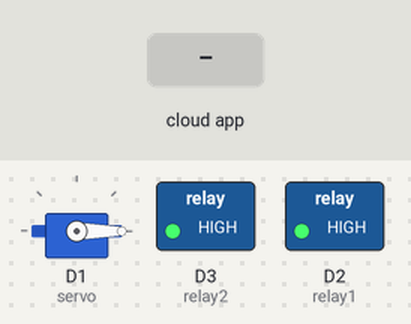
A sketch run on a simulated ESP8266 (NodeMCU). On the bench: servo, switched loads named in the sketch (green lamp = pin HIGH). The test bench sets the inputs (shaded band). WiFi joins after 1.5 s; servers stay silent unless stated; the Firebase database answers and starts empty; what the sketch prints to the serial monitor is not drawn.

Above: at 3.0 s.
3.1 s: the phone or cloud app sets lamp to 1
At 4.2 s:
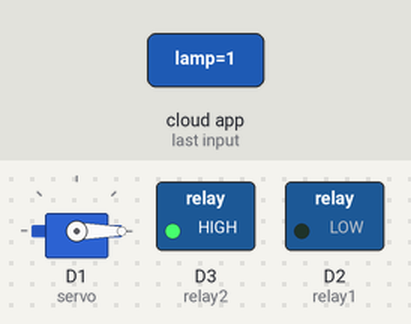
5.1 s: the phone or cloud app sets feed to 1
At 6.2 s:
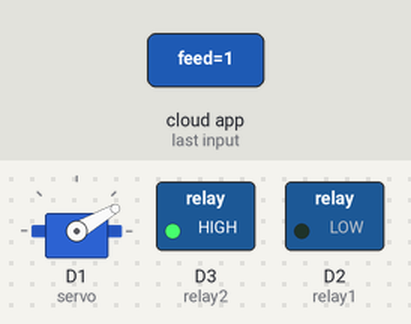
7.9 s: the phone or cloud app sets pump to 1
At 9.7 s:
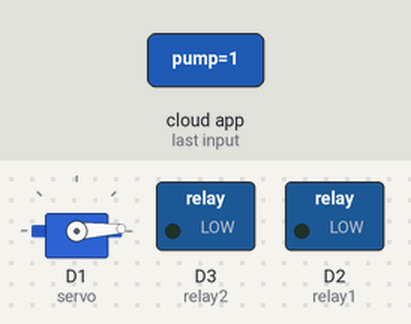
10.6 s: the phone or cloud app sets feed to 1
At 11.6 s:
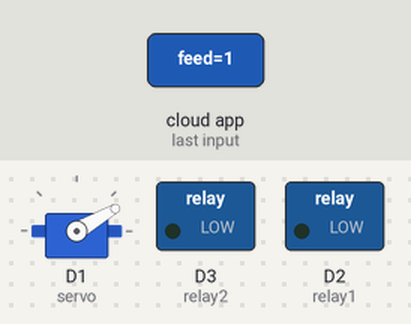
13.2 s: the phone or cloud app sets pump to 0
At 14.5 s:
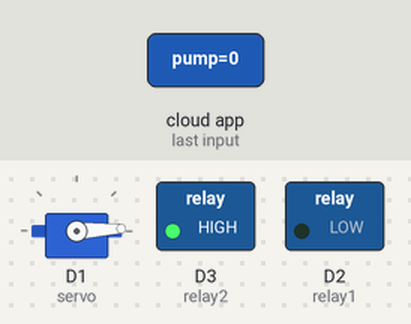
15.2 s: the phone or cloud app sets lamp to 0
At 16.1 s:
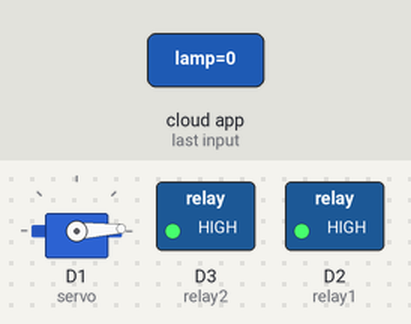
Timing chart, 0 to 18.2 s (numbered marks = the images above; inputs shaded):
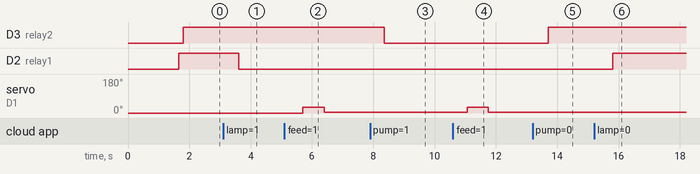

Measured:
- after the input at 3.1 s, D2 (relay1): HIGH → LOW after 0.50 s
- after the input at 5.1 s, servo on D1 (servo): 0° → 30° after 0.61 s, → 3° 0.70 s later
- after the input at 7.9 s, D3 (relay2): HIGH → LOW after 0.46 s
- after the input at 10.6 s, servo on D1 (servo): 3° → 30° after 0.46 s, → 3° 0.70 s later
- after the input at 13.2 s, D3 (relay2): LOW → HIGH after 0.51 s
- after the input at 15.2 s, D2 (relay1): LOW → HIGH after 0.61 s

The sketch:

automatic_fish_feeder.ino
```cpp
#include <Servo.h>
#include "FirebaseESP8266.h"
#define relay1 D2
#define relay2 D3


//Define FirebaseESP8266 data object
#define FIREBASE_HOST "iot-homeproject-default-rtdb.asia-southeast1.firebasedatabase.app/"
#define FIREBASE_AUTH "9F2ydZAG0ZAAxGqGAbunqqO3t9Pha7scNW1a80id"
#define WIFI_SSID "SM-NET+"
#define WIFI_PASSWORD "saipul123258"
String PATH_IOT = "/device/aquarium/";
FirebaseData firebaseData;

Servo servo;
int feed, lamp, pump;

void setup() {
    Serial.begin(9600);
    servo.attach(D1);
    servo.write(0);
    pinMode(relay1, OUTPUT);
    pinMode(relay2, OUTPUT);
    // Firebase WiFi Init
    WiFi.begin(WIFI_SSID, WIFI_PASSWORD);
    Serial.print("Connecting to Wi-Fi");
    while (WiFi.status() != WL_CONNECTED)
    {
        Serial.print(".");
        delay(300);
    }
    Serial.println();
    Serial.print("Connected with IP: ");
    Serial.println(WiFi.localIP());
    Serial.println();
    Firebase.begin(FIREBASE_HOST, FIREBASE_AUTH);
    Firebase.reconnectWiFi(true);
    readLamp();
    readPump();
    Serial.print("lamp: "); Serial.println(lamp);
    Serial.print("pump: "); Serial.println(pump);
}

void loop() {
    readFeed();
    readLamp();
    readPump();
    delay(300);
}

void readFeed() {
    if (Firebase.getInt(firebaseData, PATH_IOT + "/feed")) {
        feed = firebaseData.intData();
        if (feed == 1) {
          servo.write(30);
          delay(700);
          servo.write(3);
          Serial.print("feed: "); Serial.println("working!");
          Firebase.setInt(firebaseData, PATH_IOT + "/feed", 0);
        }
    }
}

void readLamp() {
    if (Firebase.getInt(firebaseData, PATH_IOT + "/lamp")) {
        lamp = firebaseData.intData();
        if (lamp == 1) {
            digitalWrite(relay1, LOW);
            Serial.print("lamp: "); Serial.println("ON");
        } else {
            digitalWrite(relay1, HIGH);
        }
    }
}

void readPump() {
    if (Firebase.getInt(firebaseData, PATH_IOT + "/pump")) {
        pump = firebaseData.intData();
        if (pump == 1) {
            digitalWrite(relay2, LOW);
            Serial.print("pump: "); Serial.println("ON");
        } else {
            digitalWrite(relay2, HIGH);
        }
    }
}
```
